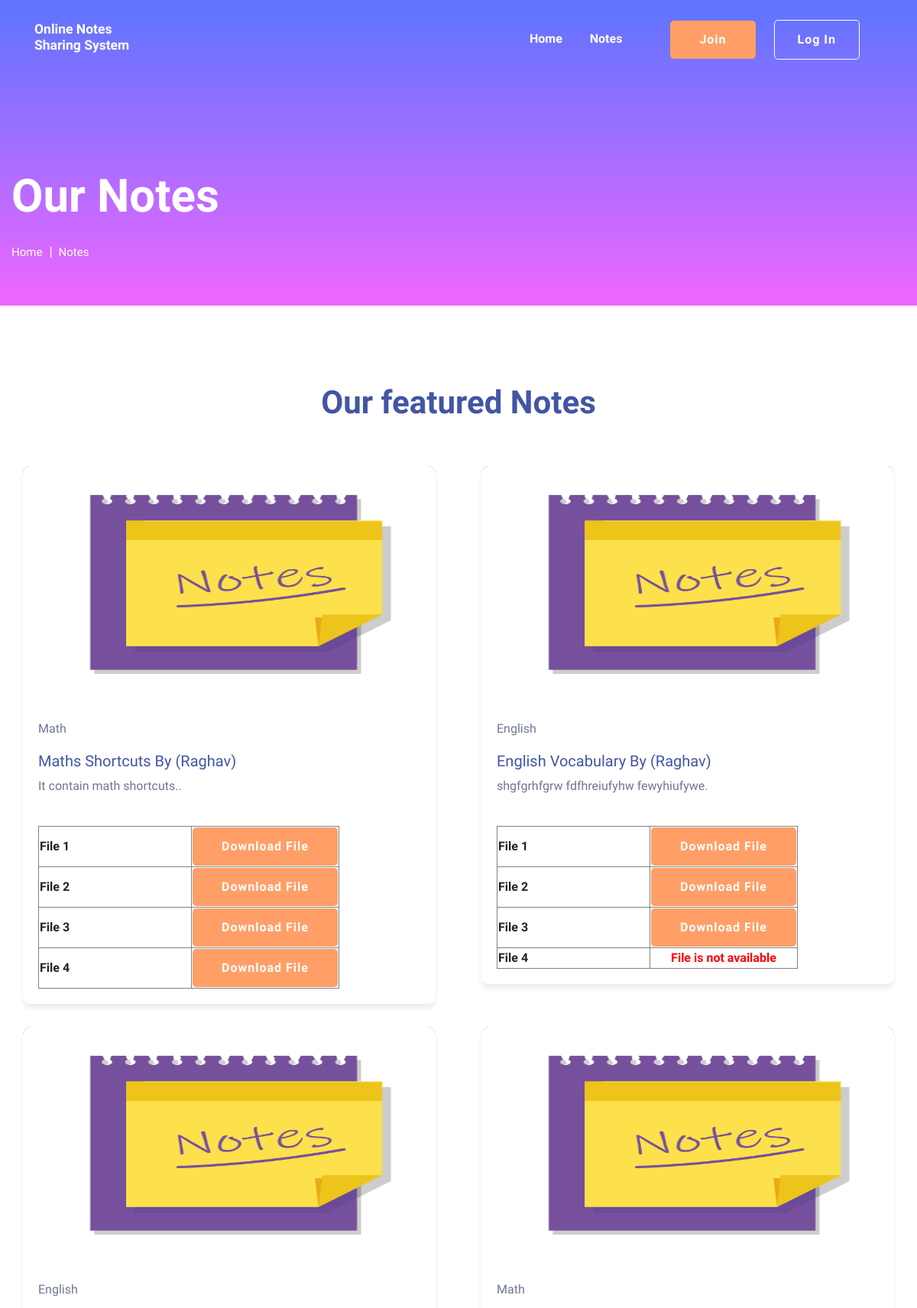
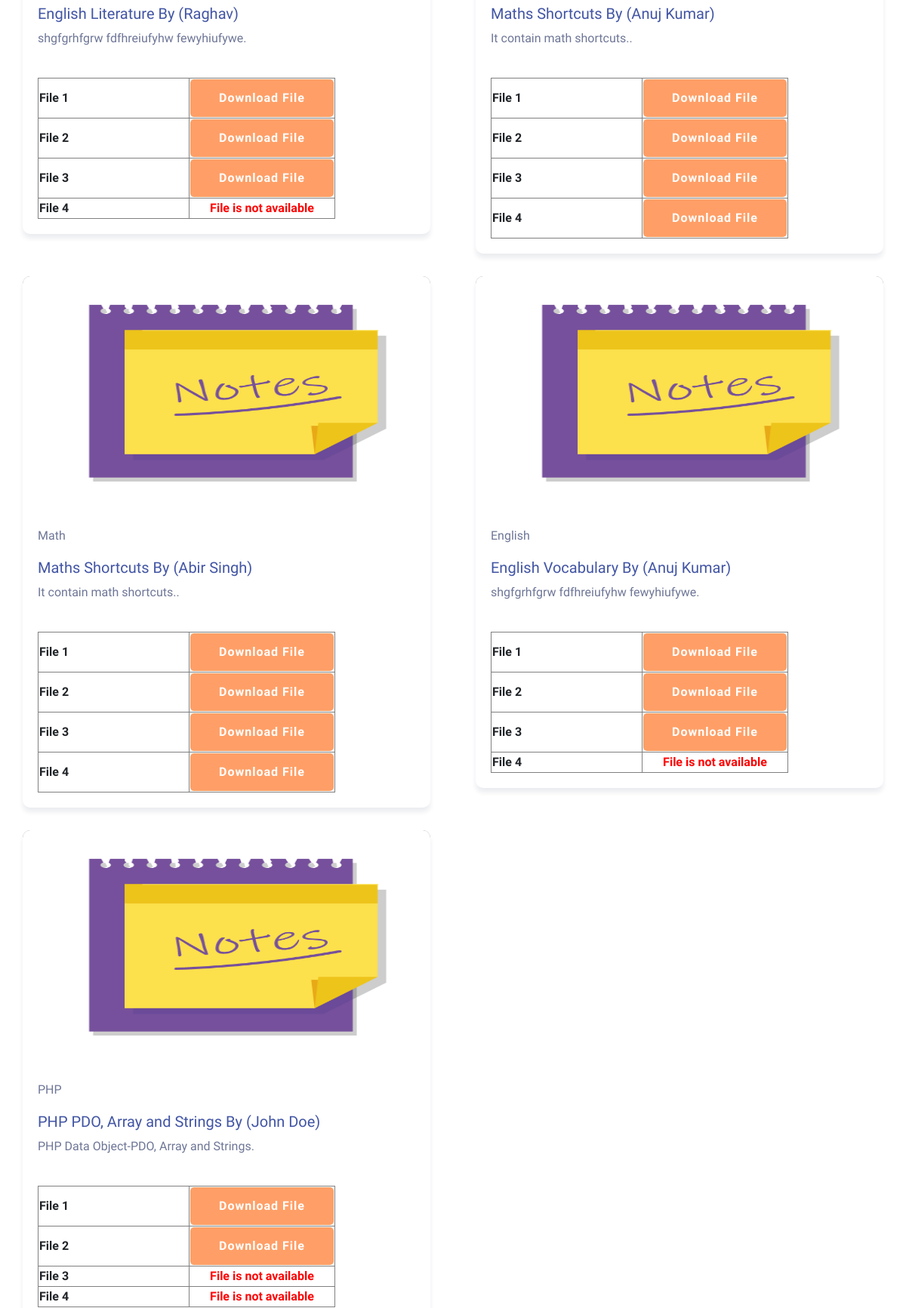
/notes.php (upper part), run on the app's committed database (2 pictures, top to bottom).
### tables this page shows
CREATE TABLE `tblnotes` (
  `ID` int(5) NOT NULL,
  `UserID` int(5) DEFAULT NULL,
  `Subject` varchar(250) DEFAULT NULL,
  `NotesTitle` varchar(250) DEFAULT NULL,
  `NotesDecription` longtext DEFAULT NULL,
  `File1` varchar(250) DEFAULT NULL,
  `File2` varchar(250) DEFAULT NULL,
  `File3` varchar(255) DEFAULT NULL,
  `File4` varchar(250) DEFAULT NULL,
  `CreationDate` timestamp NULL DEFAULT current_timestamp(),
  `UpdationDate` timestamp NULL DEFAULT NULL ON UPDATE current_timestamp()
);

CREATE TABLE `tbluser` (
  `ID` int(5) NOT NULL,
  `FullName` varchar(250) DEFAULT NULL,
  `MobileNumber` bigint(10) DEFAULT NULL,
  `Email` varchar(250) DEFAULT NULL,
  `Password` varchar(250) DEFAULT NULL,
  `RegDate` timestamp NULL DEFAULT current_timestamp()
);

### notes.php (the view, shortened to what this page needs)
<?php
include('user/includes/dbconnection.php');
?>
<!doctype html>
<html class="no-js" lang="zxx">
<head>
        <link rel="stylesheet" href="assets/css/bootstrap.min.css">
    <link rel="stylesheet" href="assets/css/owl.carousel.min.css">
    <link rel="stylesheet" href="assets/css/slicknav.css">
    <link rel="stylesheet" href="assets/css/flaticon.css">
    <link rel="stylesheet" href="assets/css/progressbar_barfiller.css">
    <link rel="stylesheet" href="assets/css/gijgo.css">
    <link rel="stylesheet" href="assets/css/animate.min.css">
    <link rel="stylesheet" href="assets/css/animated-headline.css">
    <link rel="stylesheet" href="assets/css/magnific-popup.css">
    <link rel="stylesheet" href="assets/css/fontawesome-all.min.css">
    <link rel="stylesheet" href="assets/css/themify-icons.css">
    <link rel="stylesheet" href="assets/css/slick.css">
    <link rel="stylesheet" href="assets/css/nice-select.css">
    <link rel="stylesheet" href="assets/css/style.css">
</head>
<body>
 <?php include_once('includes/header.php');?>
    <main>
        <section class="slider-area slider-area2">
            <div class="slider-active">
                <div class="single-slider slider-height2">
                    <div class="container">
                        <div class="row">
                            <div class="col-xl-8 col-lg-11 col-md-12">
                                <div class="hero__caption hero__caption2">
                                    <h1 data-animation="bounceIn" data-delay="0.2s">Our Notes</h1>
                                    <nav aria-label="breadcrumb">
                                        <ol class="breadcrumb">
                                            <li class="breadcrumb-item"><a href="index.php">Home</a></li>
                                            <li class="breadcrumb-item"><a href="notes.php">Notes</a></li>
                                        </ol>
                                    </nav>
                                </div>
                            </div>
                        </div>
                    </div>
                </div>
            </div>
        </section>
        <div class="courses-area section-padding40 fix">
            <div class="container">
                <div class="row justify-content-center">
                    <div class="col-xl-7 col-lg-8">
                        <div class="section-tittle text-center mb-55">
                            <h2>Our featured Notes</h2>
                        </div>
                    </div>
                </div>
                <div class="row">
              <?php
                      if (isset($_GET['pageno'])) {
            $pageno = $_GET['pageno'];
        } else {
            $pageno = 1;
        }
         $no_of_records_per_page =10;
         $offset = ($pageno-1) * $no_of_records_per_page;
 $sql="SELECT tblnotes.*,tbluser.* from tblnotes join tbluser on tblnotes.UserID=tbluser.ID LIMIT $offset, $no_of_records_per_page";
 $query = $dbh -> prepare($sql);
 $query->execute();
 $results=$query->fetchAll(PDO::FETCH_OBJ);
 $cnt=1;
 if($query->rowCount() > 0)
 {
 foreach($results as $row)
 {               ?>
                     <div class="col-lg-6">
                         <div class="properties properties2 mb-30">
                             <div class="properties__card">
                                 <div class="properties__img overlay1">
                                     <a href="#"><img src="assets/img/featured2.png" width="300" height="300" alt=""></a>
                                 </div>
                                 <div class="properties__caption">
                                     <p><?php  echo htmlentities($row->Subject);?></p>
                                     <h3><?php  echo htmlentities($row->NotesTitle);?> By (<?php  echo htmlentities($row->FullName);?>)</h3>
                                     <p><?php  echo htmlentities($row->NotesDecription);?>.
                                     </p>
                                     <p><table border="1"><tr>
   <th width="200"><strong>File 1</strong></th>
   <td colspan="3" style="text-align: center;"><a href="user/folder1/<?php echo $row->File1;?>" width="100" height="100" target="_blank" class="btn bnt-primary">Download File</a></td>
   </tr>
   <?php if($row->File2==""){ ?>
     <tr>
   <th width="200"><strong>File 2</strong></th>
   <td colspan="3" style="text-align: center;"><strong style="color: red">File is not available</strong></td>
   </tr><?php } else{?>
   <tr>
   <th width="200"><strong>File 2</strong></th>
   <td colspan="3" style="text-align: center;"><a href="user/folder2/<?php echo $row->File2;?>" width="100" height="100" target="_blank" class="btn bnt-primary">Download File</a></td>
   </tr> <?php } ?>
   <?php if($row->File3==""){ ?>
     <tr>
   <th width="200"><strong>File 3</strong></th>
   <td colspan="3" style="text-align: center;"><strong style="color: red">File is not available</strong></td>
   </tr><?php } else{?>
   <tr>
   <th width="200"><strong>File 3</strong></th>
   <td colspan="3" style="text-align: center;"><a href="user/folder3/<?php echo $row->File3;?>" width="100" height="100" target="_blank" class="btn bnt-primary">Download File</a></td>
   </tr><?php } ?>
   <?php if($row->File4==""){ ?>
     <tr>
   <th width="200"><strong>File 4</strong></th>
   <td colspan="3" style="text-align: center;"><strong style="color: red">File is not available</strong></td>
   </tr><?php } else{?>
   <tr>
   <th width="200"><strong>File 4</strong></th>
   <td colspan="3" style="text-align: center;"><a href="user/folder4/<?php echo $row->File4;?>" width="100" height="100" target="_blank" class="btn bnt-primary">Download File</a></td>
   </tr><?php } ?></p></table>
                                 </div>
                             </div>
                         </div>
                     </div>
                    <?php $cnt=$cnt+1;}} ?>
                 </div>
             </div>
         </div>
    </main>
</body>
</html>

### includes/header.php (shortened to what this page needs)
<header>
    <div class="header-area header-transparent">
        <div class="main-header ">
            <div class="header-bottom  header-sticky">
                <div class="container-fluid">
                    <div class="row align-items-center">
                        <div class="col-xl-2 col-lg-2">
                            <div class="logo">
                                <a href="index.php"><h3 style="color: white;font-weight: bold;">Online Notes Sharing System</h3></a>
                            </div>
                        </div>
                        <div class="col-xl-10 col-lg-10">
                            <div class="menu-wrapper d-flex align-items-center justify-content-end">
                                <div class="main-menu d-none d-lg-block">
                                    <nav>
                                        <ul id="navigation">
                                            <li class="active" ><a href="index.php">Home</a></li>
                                            <li><a href="notes.php">Notes</a></li>
                                            <li class="button-header margin-left "><a href="user/signup.php" class="btn">Join</a></li>
                                            <li class="button-header"><a href="user/signin.php" class="btn btn3">Log in</a></li>
                                        </ul>
                                    </nav>
                                </div>
                            </div>
                        </div>
                        <div class="col-12">
                        </div>
                    </div>
                </div>
            </div>
        </div>
    </div>
</header>

### data on the page
tblnotes: Subject "Math", NotesTitle "Maths Shortcuts", UserID.FullName "Raghav", NotesDecription "It contain math shortcuts."
tblnotes: Subject "English", NotesTitle "English Vocabulary", UserID.FullName "Raghav", NotesDecription "shgfgrhfgrw fdfhreiufyhw fewyhiufywe", File4 "File 4"
tblnotes: Subject "English", NotesTitle "English Literature", UserID.FullName "Raghav", NotesDecription "shgfgrhfgrw fdfhreiufyhw fewyhiufywe", File4 "File 4"
tblnotes: Subject "Math", NotesTitle "Maths Shortcuts", UserID.FullName "Anuj Kumar", NotesDecription "It contain math shortcuts."
tblnotes: Subject "Math", NotesTitle "Maths Shortcuts", UserID.FullName "Abir Singh", NotesDecription "It contain math shortcuts."
tblnotes: Subject "English", NotesTitle "English Vocabulary", UserID.FullName "Anuj Kumar", NotesDecription "shgfgrhfgrw fdfhreiufyhw fewyhiufywe", File4 "File 4"
tblnotes: Subject "PHP", NotesTitle "PHP PDO, Array and Strings", UserID.FullName "John Doe", NotesDecription "PHP Data Object-PDO, Array and Strings", File3 "File 3", File4 "File 4"
